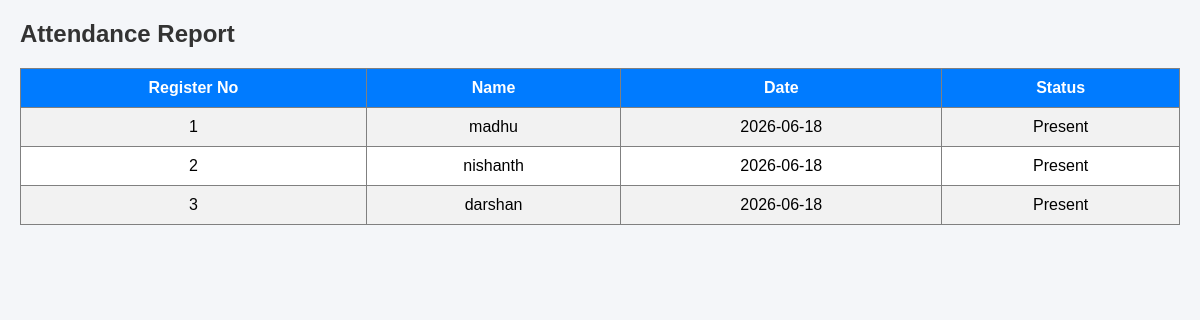
Screenshot of /attendance_report.php with the database file from the repository.
### tables this page shows
CREATE TABLE `attendance` (
  `id` int(11) NOT NULL,
  `student_id` int(11) DEFAULT NULL,
  `attendance_date` date DEFAULT NULL,
  `status` enum('Present','Absent') DEFAULT NULL
);

CREATE TABLE `students` (
  `id` int(11) NOT NULL,
  `reg_no` varchar(20) DEFAULT NULL,
  `name` varchar(100) DEFAULT NULL,
  `department` varchar(50) DEFAULT NULL,
  `year` varchar(10) DEFAULT NULL
);

### attendance_report.php (the view, shortened to what this page needs)
<?php
include("config.php");
$sql = "SELECT students.name,
               students.reg_no,
               attendance.attendance_date,
               attendance.status
        FROM attendance
        JOIN students
        ON attendance.student_id = students.id";
$result = $conn->query($sql);
?>
<!DOCTYPE html>
<html>
<head>
    <link rel="stylesheet" href="css/style.css">
</head>
<body>
<h2>Attendance Report</h2>
<table border="1" cellpadding="10">
<tr>
    <th>Register No</th>
    <th>Name</th>
    <th>Date</th>
    <th>Status</th>
</tr>
<?php
while($row = $result->fetch_assoc())
{
?>
<tr>
    <td><?php echo $row['reg_no']; ?></td>
    <td><?php echo $row['name']; ?></td>
    <td><?php echo $row['attendance_date']; ?></td>
    <td><?php echo $row['status']; ?></td>
</tr>
<?php
}
?>
</table>
</body>
</html>

### css/style.css (style rules this page uses)
body { font-family: Arial, sans-serif; background-color: #f4f6f9; margin: 20px; }
h1,h2 { color: #333; }
table { width: 100%; border-collapse: collapse; background: white; }
th { background: #007bff; color: white; padding: 10px; }
td { padding: 10px; text-align: center; }
tr:nth-child(even) { background: #f2f2f2; }

### rows the page displays
attendance: student.reg_no "1", student.name "madhu", attendance_date "2026-06-18", status "Present"
attendance: student.reg_no "2", student.name "nishanth", attendance_date "2026-06-18", status "Present"
attendance: student.reg_no "3", student.name "darshan", attendance_date "2026-06-18", status "Present"
